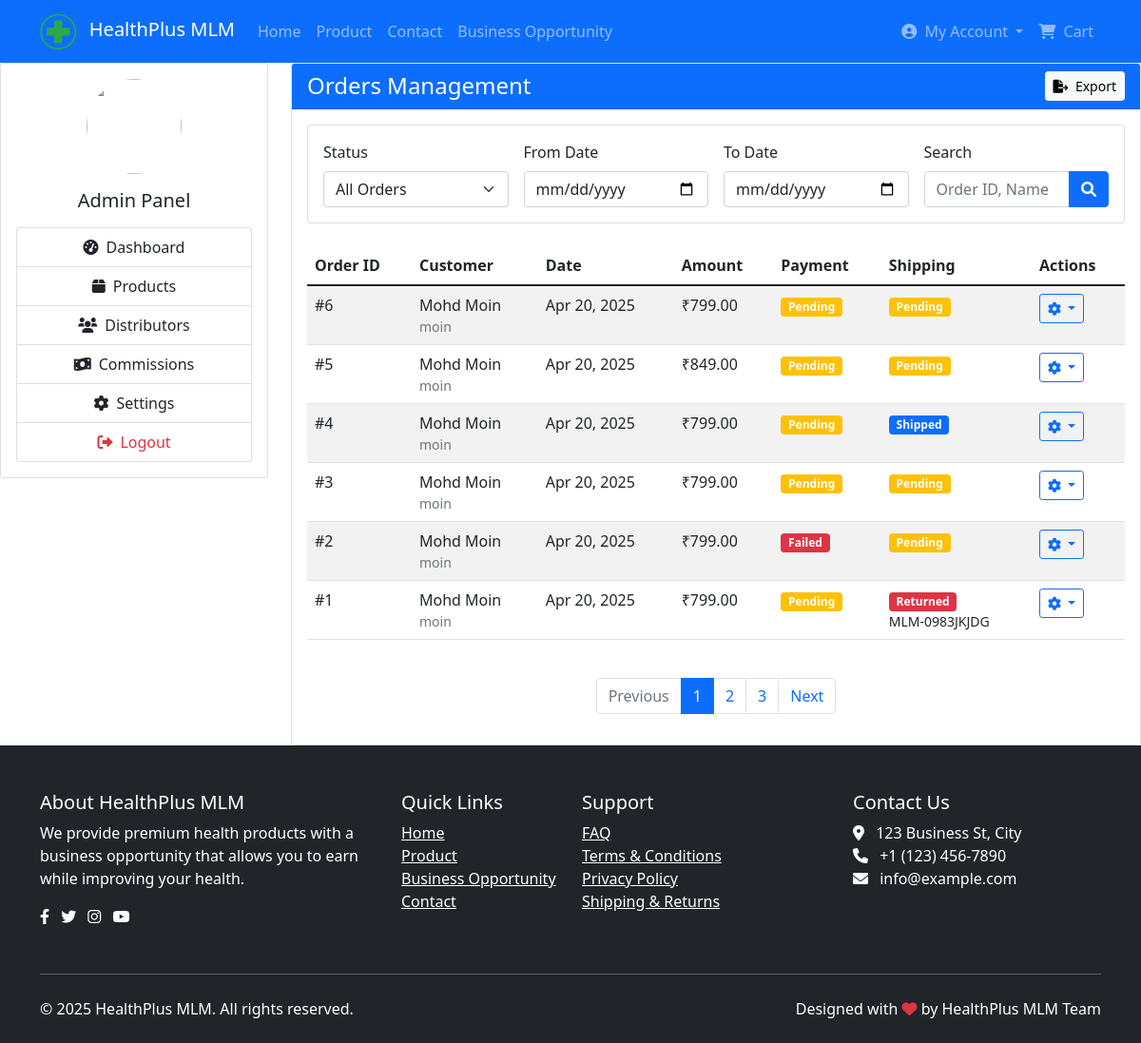
The app's page /admin/orders.php (signed in) with its own data.
### tables this page shows
CREATE TABLE `orders` (
  `id` int(11) NOT NULL,
  `user_id` int(11) NOT NULL,
  `product_id` int(11) NOT NULL,
  `quantity` int(11) NOT NULL,
  `total_amount` decimal(10,2) NOT NULL,
  `shipping_address` text DEFAULT NULL,
  `billing_address` text DEFAULT NULL,
  `payment_status` enum('pending','completed','failed','refunded') DEFAULT 'pending',
  `shipping_method_id` int(11) NOT NULL,
  `payment_method` enum('razorpay','bank_transfer','cod') DEFAULT 'razorpay',
  `payment_id` varchar(255) DEFAULT NULL,
  `tracking_number` varchar(100) DEFAULT NULL,
  `shipping_status` enum('pending','processing','shipped','delivered','returned') DEFAULT 'pending',
  `notes` text DEFAULT NULL,
  `created_at` timestamp NOT NULL DEFAULT current_timestamp(),
  `updated_at` timestamp NOT NULL DEFAULT current_timestamp() ON UPDATE current_timestamp()
);

CREATE TABLE `users` (
  `id` int(11) NOT NULL,
  `username` varchar(50) NOT NULL,
  `password` varchar(255) NOT NULL,
  `email` varchar(100) NOT NULL,
  `full_name` varchar(100) NOT NULL,
  `phone` varchar(20) DEFAULT NULL,
  `address` text DEFAULT NULL,
  `image` varchar(255) DEFAULT NULL,
  `sponsor_id` int(11) DEFAULT NULL,
  `parent_id` int(11) DEFAULT NULL,
  `position` enum('left','right') DEFAULT NULL,
  `level` int(11) DEFAULT 0,
  `active` tinyint(1) DEFAULT 1,
  `is_admin` tinyint(1) DEFAULT 0,
  `created_at` timestamp NOT NULL DEFAULT current_timestamp(),
  `updated_at` timestamp NOT NULL DEFAULT current_timestamp() ON UPDATE current_timestamp(),
  `bank_name` varchar(100) DEFAULT NULL,
  `account_number` varchar(50) DEFAULT NULL,
  `ifsc_code` varchar(20) DEFAULT NULL,
  `pan_number` varchar(20) DEFAULT NULL
);

### includes/functions.php (called while the page is built, shortened)
<?php
function getOrdersWithFilters($statusFilter = 'all', $dateFrom = '', $dateTo = '', $searchQuery = '')
{
    global $pdo;
    $sql = "
        SELECT o.*, u.username, u.full_name, u.image,
               COUNT(oi.id) as item_count,
               s.full_name as sponsor_name
        FROM orders o
        JOIN users u ON o.user_id = u.id
        LEFT JOIN users s ON u.sponsor_id = s.id
        LEFT JOIN order_items oi ON o.id = oi.order_id
    ";
    $params = [];
    $sql .= " GROUP BY o.id ORDER BY o.created_at DESC";
    $stmt = $pdo->prepare($sql);
    $stmt->execute($params);
    return $stmt->fetchAll();
}
function getPaymentStatusColor($status)
{
    switch ($status) {
        case 'pending':
            return 'warning';
        case 'failed':
            return 'danger';
    }
}
function getShippingStatusColor($status)
{
    switch ($status) {
        case 'shipped':
            return 'primary';
        case 'pending':
            return 'warning';
        case 'returned':
            return 'danger';
    }
}

### admin/orders.php (the view, shortened to what this page needs)
<?php
$statusFilter = $_GET['status'] ?? 'all';
$dateFrom = $_GET['date_from'] ?? '';
$dateTo = $_GET['date_to'] ?? '';
$searchQuery = $_GET['search'] ?? '';
$orders = getOrdersWithFilters($statusFilter, $dateFrom, $dateTo, $searchQuery);
?>
<?php include '../includes/header.php'; ?>
<div class="admin-container">
    <div class="row">
        <?php include 'sidebar.php'; ?>
        <div class="col-md-9">
            <div class="card">
                <div class="card-header bg-primary text-white">
                    <div class="d-flex justify-content-between align-items-center">
                        <h4 class="mb-0">Orders Management</h4>
                        <a href="orders-export.php" class="btn btn-light btn-sm">
                            <i class="fas fa-file-export me-1"></i> Export
                        </a>
                    </div>
                </div>
                <div class="card-body">
                    <div class="card mb-4">
                        <div class="card-body">
                            <form method="GET" class="row g-3">
                                <div class="col-md-3">
                                    <label for="status" class="form-label">Status</label>
                                    <select class="form-select" id="status" name="status">
                                        <option value="all" <?= $statusFilter === 'all' ? 'selected' : '' ?>>All Orders</option>
                                    </select>
                                </div>
                                <div class="col-md-3">
                                    <label for="date_from" class="form-label">From Date</label>
                                    <input type="date" class="form-control" id="date_from" name="date_from" value="<?= $dateFrom ?>">
                                </div>
                                <div class="col-md-3">
                                    <label for="date_to" class="form-label">To Date</label>
                                    <input type="date" class="form-control" id="date_to" name="date_to" value="<?= $dateTo ?>">
                                </div>
                                <div class="col-md-3">
                                    <label for="search" class="form-label">Search</label>
                                    <div class="input-group">
                                        <input type="text" class="form-control" id="search" name="search" placeholder="Order ID, Name" value="<?= htmlspecialchars($searchQuery) ?>">
                                        <button class="btn btn-primary" type="submit">
                                            <i class="fas fa-search"></i>
                                        </button>
                                    </div>
                                </div>
                            </form>
                        </div>
                    </div>
                    <div class="table-responsive">
                        <table class="table table-striped table-hover">
                            <thead>
                                <tr>
                                    <th>Order ID</th>
                                    <th>Customer</th>
                                    <th>Date</th>
                                    <th>Amount</th>
                                    <th>Payment</th>
                                    <th>Shipping</th>
                                    <th>Actions</th>
                                </tr>
                            </thead>
                            <tbody>
                                <?php foreach($orders as $order): ?>
                                <tr>
                                    <td>#<?= $order['id'] ?></td>
                                    <td>
                                        <?= $order['full_name'] ?>
                                        <small class="text-muted d-block"><?= $order['username'] ?></small>
                                    </td>
                                    <td><?= date('M j, Y', strtotime($order['created_at'])) ?></td>
                                    <td>₹<?= number_format($order['total_amount'], 2) ?></td>
                                    <td>
                                        <span class="badge bg-<?= getPaymentStatusColor($order['payment_status']) ?>">
                                            <?= ucfirst($order['payment_status']) ?>
                                        </span>
                                    </td>
                                    <td>
                                        <span class="badge bg-<?= getShippingStatusColor($order['shipping_status']) ?>">
                                            <?= ucfirst($order['shipping_status']) ?>
                                        </span>
                                        <?php if ($order['tracking_number']): ?>
                                            <small class="d-block"><?= $order['tracking_number'] ?></small>
                                        <?php endif; ?>
                                    </td>
                                    <td>
                                        <div class="dropdown">
                                            <button class="btn btn-sm btn-outline-primary dropdown-toggle" type="button" id="orderActions" data-bs-toggle="dropdown">
                                                <i class="fas fa-cog"></i>
                                            </button>
                                        </div>
                                    </td>
                                </tr>
                                <?php endforeach; ?>
                            </tbody>
                        </table>
                    </div>
                    <nav aria-label="Page navigation">
                        <ul class="pagination justify-content-center mt-4">
                            <li class="page-item disabled">
                                <a class="page-link" href="#" tabindex="-1">Previous</a>
                            </li>
                            <li class="page-item active"><a class="page-link" href="#">1</a></li>
                            <li class="page-item"><a class="page-link" href="#">2</a></li>
                            <li class="page-item"><a class="page-link" href="#">3</a></li>
                            <li class="page-item">
                                <a class="page-link" href="#">Next</a>
                            </li>
                        </ul>
                    </nav>
                </div>
            </div>
        </div>
    </div>
</div>
<?php include '../includes/footer.php'; ?>

### records on screen
orders: id "6", user.full_name "Mohd Moin", user.username "moin", created_at "Apr 20, 2025", total_amount "799.00", payment_status "Pending", shipping_status "Pending"
orders: id "5", user.full_name "Mohd Moin", user.username "moin", created_at "Apr 20, 2025", total_amount "849.00", payment_status "Pending", shipping_status "Pending"
orders: id "4", user.full_name "Mohd Moin", user.username "moin", created_at "Apr 20, 2025", total_amount "799.00", payment_status "Pending", shipping_status "Shipped"
orders: id "3", user.full_name "Mohd Moin", user.username "moin", created_at "Apr 20, 2025", total_amount "799.00", payment_status "Pending", shipping_status "Pending"
orders: id "2", user.full_name "Mohd Moin", user.username "moin", created_at "Apr 20, 2025", total_amount "799.00", payment_status "Failed", shipping_status "Pending"
orders: id "1", user.full_name "Mohd Moin", user.username "moin", created_at "Apr 20, 2025", total_amount "799.00", payment_status "Pending", shipping_status "Returned", tracking_number "MLM-0983JKJDG"

### other values on screen
SITE_NAME "HealthPlus MLM"
$_SESSION['user_name'] "My Account"
